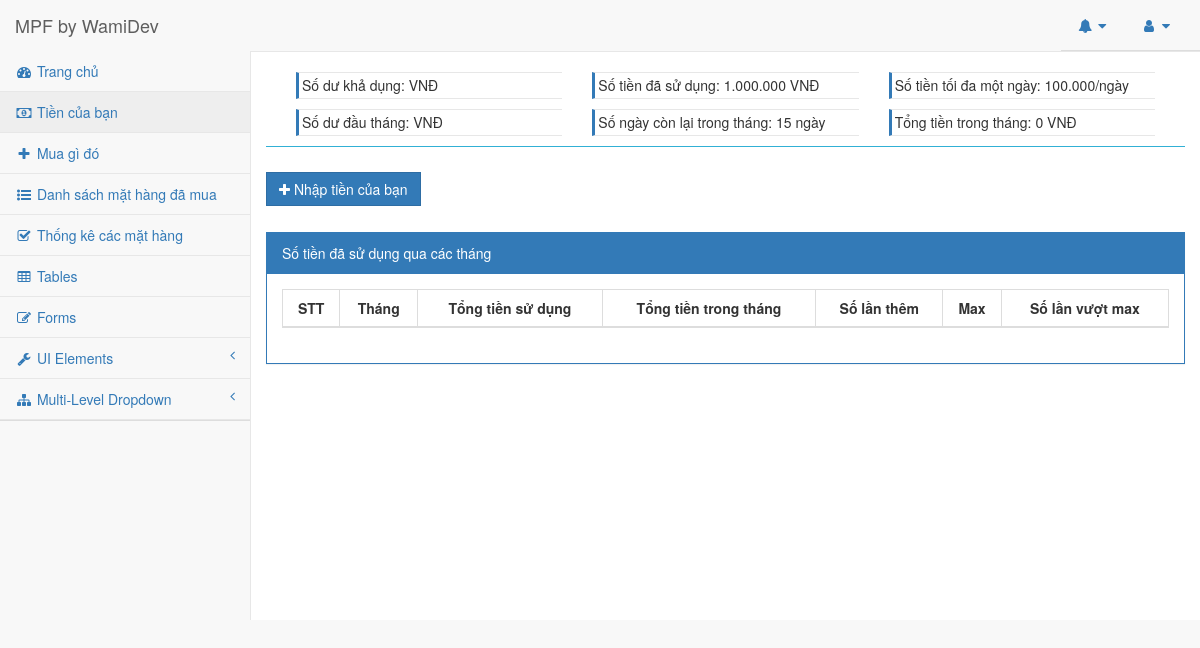
The app's page /app/index.php?view=myMoney (signed in), older data.
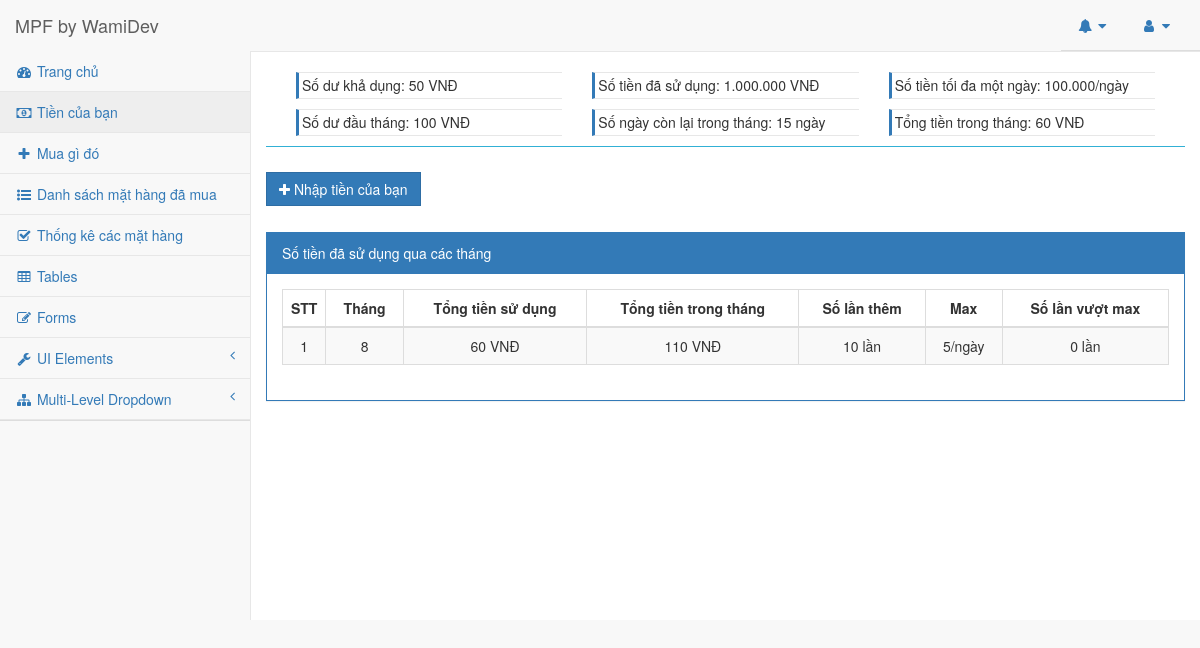
The same page, newer data.
### tables this page shows
CREATE TABLE `mpf_money` (
  `id` int(11) NOT NULL,
  `money_first` int(11) NOT NULL,
  `money_rest` int(11) NOT NULL,
  `money_add` int(11) NOT NULL,
  `money_max` int(11) NOT NULL,
  `over_max` int(11) NOT NULL,
  `month` int(11) NOT NULL,
  `admin_id` int(11) NOT NULL,
  `count_money_add` int(11) NOT NULL
);

### app/core/init.php (called while the page is built, shortened)
<?php
require_once "library/DB.php";
require_once "library/Session.php";
$_domain = "http://localhost/All_project/MSP/";
$session = new Session();
$user = ($session->getUserSession() != '') ? $session->getUserSession() : '';

### app/library/Session.php (called while the page is built, shortened)
<?php
class Session
{
    public function getUserSession()
    {
        return isset($_SESSION['username']) ? $_SESSION['username'] : '';
    }
}

### app/include/loadView.php (called while the page is built, shortened)
<?php
    if (isset($_GET['view'])) {
        $view = $_GET['view'];
    } else {
        $view = 'home';
    }
    include(includeView($view));
    function includeView($view) {
        $view .= 'Template';
        return "templates/$view.php";
    }
?>

### app/controller/myMoneyController.php (called while the page is built, shortened)
<?php
$money = getMoneyInMonth(date('n'));
function getMoneyInMonth($month) {
    $db = new DB();
    $db->connect();
    $sql = "SELECT * FROM `mpf_money` where month = $month";
    $money = $db->fetchAll($sql, 1);
    return $money;
}
$record_perpage = 20;
$page = isset($_GET["p"]) ? $_GET["p"]:0;
$page = $page <= 0 ? 0:$page-1;
$from = $page * $record_perpage;
$allMoney = getAllMoney($from, $record_perpage);
function getAllMoney($from, $record_perpage) {
    $adminId = $_SESSION['id'];
    $db = new DB();
    $db->connect();
    $sql = "SELECT * FROM `mpf_money` WHERE admin_id = $adminId ORDER By id DESC LIMIT $from,$record_perpage";
    $money = $db->fetchAll($sql);
    return $money;
}
?>

### app/library/DB.php (called while the page is built, shortened)
<?php
class DB
{
    private $hostname = 'localhost',
            $username = 'root',
            $password = '',
            $database = 'mpf';
    public $conn = NULL;
    public function connect()
    {
        $this->conn = mysqli_connect($this->hostname, $this->username, $this->password, $this->database);
        mysqli_set_charset($this->conn, "UTF8");
    }
    public function fetchAll($sql = null, $type = 0)
    {
        $data = array();
        $query = mysqli_query($this->conn, $sql);
            if ($type == 0) {
                while ($row = mysqli_fetch_assoc($query)) {
                    $data[] = $row;
                }
                return $data;
            }
            if ($type == 1) {
                return mysqli_fetch_assoc($query);
            }
    }
}

### app/templates/myMoneyTemplate.php (the view, shortened to what this page needs)
<?php include "controller/myMoneyController.php";?>
<div class="row">
    <div class="">
        <br>
    </div>
    <div class="col-md-12">
        <div class="money--info">
            <div class="col-md-4">
                <p class="left-border-primary">Số dư khả dụng: <?= $money['money_rest'];?> VNĐ</p>
                <p class="left-border-primary">Số dư đầu tháng: <?= $money['money_first'];?> VNĐ</p>
            </div>
            <div class="col-md-4">
                <p class="left-border-primary">Số tiền đã sử dụng: 1.000.000 VNĐ</p>
                <p class="left-border-primary">Số ngày còn lại trong tháng: 15 ngày</p>
            </div>
            <div class="col-md-4">
                <p class="left-border-primary">Số tiền tối đa một ngày: 100.000/ngày</p>
                <p class="left-border-primary">Tổng tiền trong tháng: <?= number_format(($money['money_first'] + $money['money_add'] - $money['money_rest']))?> VNĐ</p>
            </div>
        </div>
    </div>
    <div class="row break-line-info"></div>
    <div class="row mt-25">
        <div class="col-md-12">
            <button type="button" class="btn btn-primary" data-toggle="modal" data-target="#myModal">
                <i class="fa fa-plus" aria-hidden="true"></i> Nhập tiền của bạn
            </button>
        </div>
    </div>
    <div class="row row mt-25">
        <div class="col-md-6">
        </div>
    </div>
    <div class="row">
        <div class="col-md-12">
            <div class="panel panel-primary">
                <div class="panel-heading">
                    Số tiền đã sử dụng qua các tháng
                </div>
                <div class="panel-body">
                    <table width="100%" class="table table-striped table-bordered table-hover" id="dataTables-example">
                        <thead>
                            <tr>
                                <th class="text-center">STT</th>
                                <th class="text-center">Tháng</th>
                                <th class="text-center">Tổng tiền sử dụng</th>
                                <th class="text-center">Tổng tiền trong tháng</th>
                                <th class="text-center">Số lần thêm</th>
                                <th class="text-center">Max</th>
                                <th class="text-center">Số lần vượt max</th>
                            </tr>
                        </thead>
                        <tbody>
                        <?php
                            $stt = 0;
                            foreach ($allMoney as $moneyDetail) {
                            $stt++
                        ?>
                            <tr class="gradeX">
                                <td class="text-center" style="width:10px;"><?= $stt;?></td>
                                <td class="text-center"><?= $moneyDetail['month'];?></td>
                                <td class="text-center"><?php echo number_format(($moneyDetail['money_first'] + $moneyDetail['money_add'] - $moneyDetail['money_rest']));?> VNĐ</td>
                                <td class="text-center"><?= number_format($moneyDetail['money_first'] + $moneyDetail['money_add']);?> VNĐ</td>
                                <td class="text-center"><?= $moneyDetail['count_money_add'];?> lần</td>
                                <td class="text-center"><?= number_format($moneyDetail['money_max']);?>/ngày</td>
                                <td class="text-center"><?= $moneyDetail['over_max'];?> lần</td>
                            </tr>
                        <?php } ?>
                        </tbody>
                    </table>
                </div>
            </div>
        </div>
    </div>
</div>

### app/index.php (shortened to what this page needs)
<?php require_once "core/init.php"; ?>
<!DOCTYPE html>
<html lang="en">
<head>
    <?php require_once "include/header.php";?>
</head>
<body>
<?php
    if (!$user) {
        require_once "/templates/loginTemplate.php";
    } else {
?>
<div id="wrapper">
    <nav class="navbar navbar-default navbar-static-top" role="navigation" style="margin-bottom: 0">
        <?php include "include/topNavbar.php";?>
        <?php include "include/sidebar.php";?>
    </nav>
    <div id="page-wrapper">
        <?php include "include/loadView.php";?>
    </div>
</div>
<?php } ?>
</body>
</html>

### app/include/header.php (shortened to what this page needs)
<link href="<?= $_domain;?>public/bootstrap/css/bootstrap.min.css" rel="stylesheet">
<link href="<?= $_domain;?>public/css/metisMenu.min.css" rel="stylesheet">
<link href="<?= $_domain;?>public/css/sb-admin-2.css" rel="stylesheet">
<link href="<?= $_domain;?>public/css/ttsStyle.css" rel="stylesheet">
<link href="<?= $_domain;?>public/font-awesome/css/font-awesome.min.css" rel="stylesheet" type="text/css">
<link href="<?= $_domain;?>public/css/social-button.css" rel="stylesheet" type="text/css">

### app/include/topNavbar.php (shortened to what this page needs)
<div class="navbar-header">
    <a class="navbar-brand" href="index.html">MPF by WamiDev</a>
</div>
<ul class="nav navbar-top-links navbar-right">
    <li class="dropdown">
        <a class="dropdown-toggle" data-toggle="dropdown" href="#">
            <i class="fa fa-bell fa-fw"></i> <i class="fa fa-caret-down"></i>
        </a>
    </li>
    <li class="dropdown">
        <a class="dropdown-toggle" data-toggle="dropdown" href="#">
            <i class="fa fa-user fa-fw"></i> <i class="fa fa-caret-down"></i>
        </a>
    </li>
</ul>

### app/include/sidebar.php (shortened to what this page needs)
<div class="navbar-default sidebar" role="navigation">
    <div class="sidebar-nav navbar-collapse">
        <ul class="nav" id="side-menu">
            <li>
                <a href="?view=home"><i class="fa fa-dashboard fa-fw"></i> Trang chủ</a>
            </li>
            <li>
                <a href="?view=myMoney"><i class="fa fa-money  fa-fw"></i> Tiền của bạn</a>
            </li>
            <li>
                <a href="?view=newItems"><i class="fa fa-plus  fa-fw"></i> Mua gì đó</a>
            </li>
            <li>
                <a href="?view=listBought"><i class="fa  fa-list-ul  fa-fw"></i> Danh sách mặt hàng đã mua</a>
            </li>
            <li>
                <a href="?view=statistical"><i class="fa   fa-check-square-o  fa-fw"></i> Thống kê các mặt hàng</a>
            </li>
            <li>
                <a href="?view=tables"><i class="fa fa-table fa-fw"></i> Tables</a>
            </li>
            <li>
                <a href="?view=forms"><i class="fa fa-edit fa-fw"></i> Forms</a>
            </li>
            <li>
                <a href="#"><i class="fa fa-wrench fa-fw"></i> UI Elements<span class="fa arrow"></span></a>
            </li>
            <li>
                <a href="#"><i class="fa fa-sitemap fa-fw"></i> Multi-Level Dropdown<span class="fa arrow"></span></a>
            </li>
        </ul>
    </div>
</div>

### public/css/sb-admin-2.css (style rules this page uses)
body { background-color: #f8f8f8; }
#wrapper { width: 100%; }
#page-wrapper { padding: 0 15px; min-height: 568px; background-color: white; }
@media (min-width: 768px) { #page-wrapper { position: inherit; margin: 0 0 0 250px; padding: 0 30px; border-left: 1px solid #e7e7e7; } }
.navbar-top-links { margin-right: 0; }
.navbar-top-links li { display: inline-block; }
.navbar-top-links li:last-child { margin-right: 15px; }
.navbar-top-links li a { padding: 15px; min-height: 50px; }
.sidebar .sidebar-nav.navbar-collapse { padding-left: 0; padding-right: 0; }
.sidebar ul li { border-bottom: 1px solid #e7e7e7; }
.sidebar ul li a.active { background-color: #eeeeee; }
.sidebar .arrow { float: right; }
.sidebar .fa.arrow:before { content: "\f104"; }
@media (min-width: 768px) { .sidebar { z-index: 1; position: absolute; width: 250px; margin-top: 51px; } }

### public/css/ttsStyle.css (style rules this page uses)
.break-line-info::after { content: ''; }
.break-line-info { margin: 5px 0px; border-bottom: 1px solid #31b0d5; }
.left-border-primary { padding-left: 3px; line-height: 25px; border-left: 3px solid #337ab7; border-top: 1px solid rgb(231, 231, 231); border-bottom: 1px solid rgb(231, 231, 231); }
.mt-25 { margin-top: 25px; }

### app/index.php (style rules this page uses)
.panel { border-radius: 0%; }
.btn { border-radius: 0%; }
.panel-heading { border-radius: 0%; }
.nav { border-radius: 0%; border-bottom: 1px solid #ddd }

Row changes from the older to the newer data that the page shows:
added mpf_money: money_rest "50", money_first "100", $money['money_first'] + $money['money_add'] - $money['money_rest'] "60", month "8", money_first+money_add+money_rest "60", $moneyDetail['money_first'] + $moneyDetail['money_add'] "110", count_money_add "10", money_max "5", over_max "0"
Text that changed along with them:
$money['money_first'] + $money['money_add'] - $money['money_rest']: "0" → (not shown)
